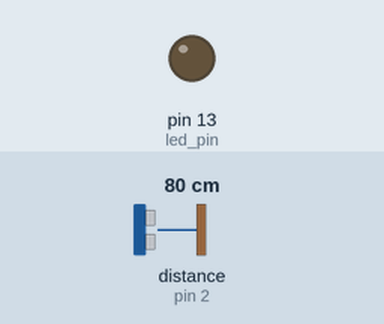
Recording of a sketch running on a simulated Arduino Uno, built with avr-gcc and run on an emulated ATmega328P. On the bench: output pins drawn as LEDs (lit = HIGH). The inputs (shaded band) are chosen by the test bench; at power-on: distance to the obstacle (sensor on pin 2) 80 cm. The echo pulse lasts 58.3 µs per cm; pins used as bus, display or sensor lines are not drawn; what the sketch prints to the serial monitor is not drawn.

Above: at 1.2 s.
1.3 s: distance to the obstacle (sensor on pin 2) set to 2 cm
Timing chart, 0 to 4.3 s (numbered marks = the images above; inputs shaded):
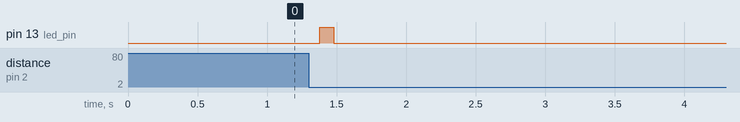

The sketch:

SignageCounter003.ino
```cpp
/*
 Name:		SignageCounter003.ino
 Created:	3/9/2022 10:44:53 AM
 Author:	Tyler Stilson tyler.stilson5@gmail.com
*/


const int recv_pin = 2;
const int trans_pin = 3;
const int led_pin = 13;

float dist_raw;
bool toggle = false;
float range = 1;
//int timer = 60000;
unsigned long timer = 60000;
unsigned long delayStart = 0;
unsigned long x;

int count;
float Xduration;
float Xdis;

int counterTimer = 0;

float PastDis;

// the setup function runs once when you press reset or power the board
void setup() {

	Serial.begin(9600);
	pinMode(trans_pin, OUTPUT);
	pinMode(recv_pin, INPUT);
	pinMode(led_pin, OUTPUT);

	digitalWrite(trans_pin, LOW);
	delayMicroseconds(5);

	digitalWrite(trans_pin, HIGH);
	delayMicroseconds(10);

	digitalWrite(trans_pin, LOW);
	Xduration = pulseIn(recv_pin, HIGH);

	Xdis = (Xduration * (340 * 39.37) / (2 * 1000000)) / 12;
	Serial.println("base is ");
	Serial.print(Xdis);
	Serial.println(" ft");


}

// the loop function runs over and over again until power down or reset
void loop() {

	digitalWrite(led_pin, LOW);
	float duration;

	digitalWrite(trans_pin, LOW);
	delayMicroseconds(5);

	digitalWrite(trans_pin, HIGH);
	delayMicroseconds(10);

	digitalWrite(trans_pin, LOW);
	duration = pulseIn(recv_pin, HIGH, 20000);


	if (duration) {
		dist_raw = (duration * (340 * 39.37) / (2 * 1000000)) / 12;
		Serial.println(dist_raw);


		if (dist_raw > (Xdis - .25)) {
			toggle = false;
			delay(100);
		}

		if (dist_raw <= (Xdis - .25) && toggle == false) {
			count += 1;
			digitalWrite(led_pin, HIGH);
			delay(100);

			toggle = true;
		}

	}
	else {
		Serial.println("no signal recieved");
		digitalWrite(led_pin, LOW);
		float durationy;

		digitalWrite(trans_pin, LOW);
		delayMicroseconds(5);

		digitalWrite(trans_pin, HIGH);
		delayMicroseconds(10);

		digitalWrite(trans_pin, LOW);
		durationy = pulseIn(recv_pin, HIGH, 20000);
		dist_raw = (duration * (340 * 39.37) / (2 * 1000000)) / 12;
		Serial.println(dist_raw);
	}


	/*if (dist_raw > (PastDis - .25) & dist_raw <(PastDis + .25)) {

		}
		else {
			if (dist_raw < (Xdis - .5) & dist_raw > 0) {
				count += 1;
				PastDis = dist_raw;
			}
		}*/


	/*counterTimer += 1;*/

	/*if (counterTimer >= timer) {*/

	/*x = millis() - delayStart;
	Serial.println(delayStart);
	Serial.println(x);*/

	if ((millis() - delayStart) >= timer){
		delayStart += timer;

		Serial.println(count);
		// toggle = false;
		count = 0;
		/*counterTimer = 0;*/

	}


}
```

Measured:
- after the input at 1.3 s, pin 13 (led_pin): LOW → HIGH after 0.08 s, → LOW 0.10 s later
